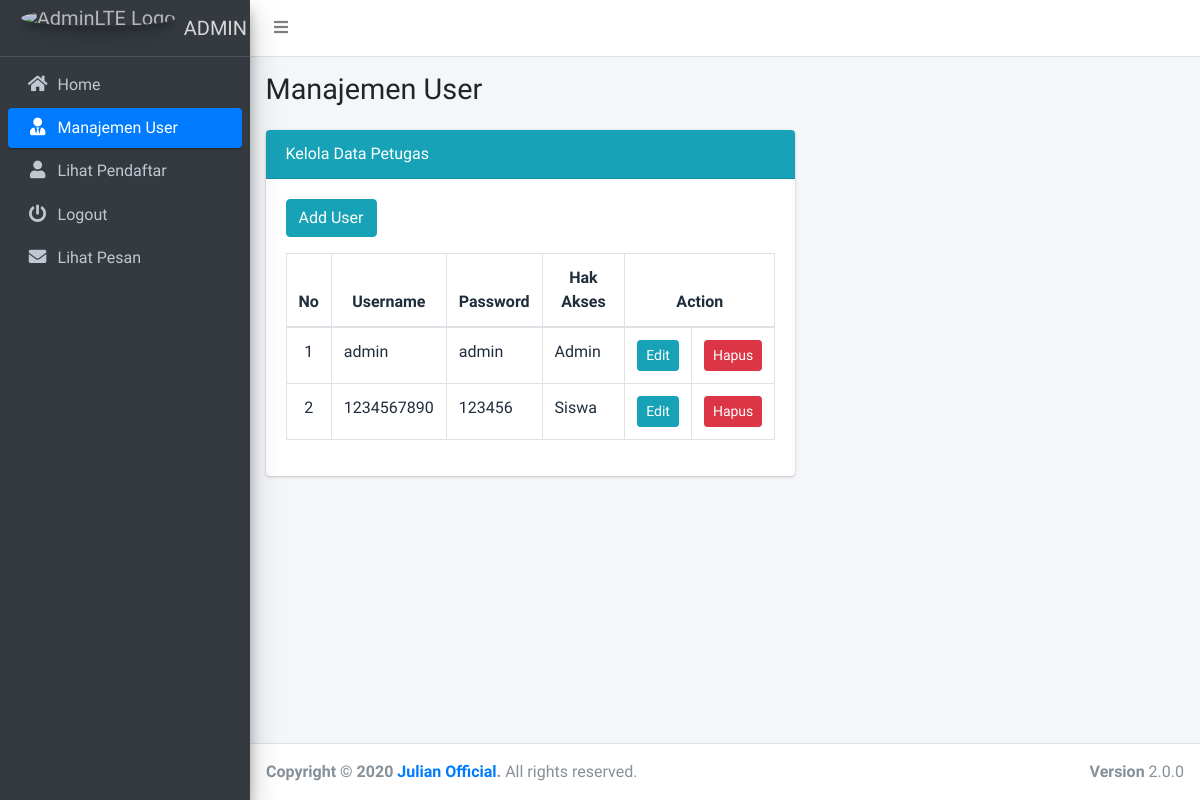
Page /admin/kelola_user.php (signed in) on the earlier database version.
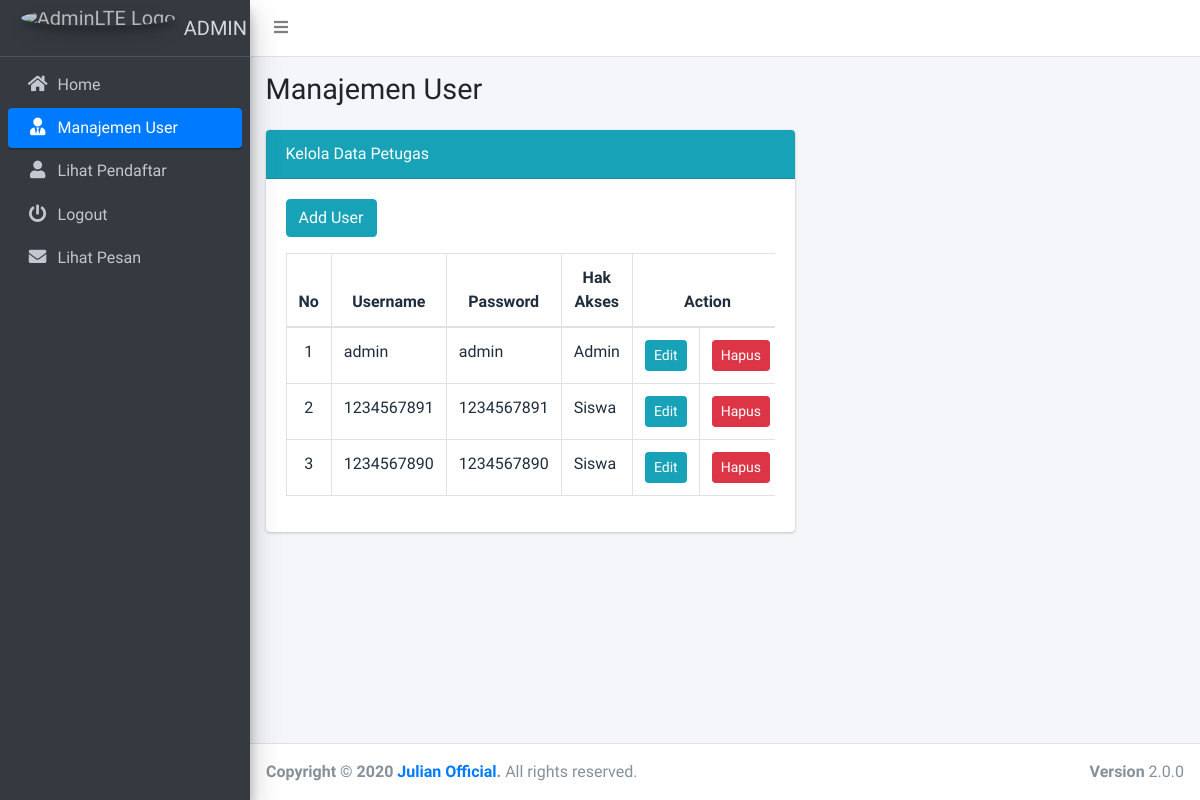
Same page on the later database version.
### tables this page shows
CREATE TABLE `user` (
  `id` int(11) NOT NULL,
  `username` varchar(128) NOT NULL,
  `password` varchar(128) NOT NULL,
  `role` varchar(128) NOT NULL
);

### admin/function.php (called while the page is built, shortened)
<?php
include('../config.php');
function query($query){
	global $con;
    $result = mysqli_query($con,$query);
    $rows = [];
    while ($row = mysqli_fetch_assoc($result)) {
    $rows[] = $row;
    }
    return $rows;
}
?>

### admin/kelola_user.php (the view, shortened to what this page needs)
<?php
$page = 'Manajemen User';
include('header.php');
include('function.php');
$query  = query("SELECT * FROM user ORDER BY role ASC");
?>
<div class="content-wrapper">
	<section class="content-header">
		<div class="container-fluid">
			<div class="row mb-2">
				<div class="col-sm-6">
					<h1><?= $page; ?></h1>
				</div>
				<div class="col-sm-6">
				</div>
			</div>
		</div>
	</section>
	<section class="content">
		<div class="container-fluid">
			<div class="row">
				<div class="col-lg-7">
					<div class="card">
						<div class="card-header bg-info">
							Kelola Data Petugas
						</div>
						<div class="card-body">
							<button class="btn btn-info mb-3" data-toggle="modal" data-target="#addmodal">Add User</button>
							<div class="table-responsive">
								<table class="table table-bordered table-hover bg-white">
									<thead style="text-align: center">
										<tr>
											<th>No</th>
											<th>Username</th>
											<th>Password</th>
											<th>Hak Akses</th>
											<th colspan="2">Action</th>
										</tr>
									</thead>
									<tbody>
										<?php $no = 1 ?>
										<?php
										foreach ($query as $data) :
											if ($data['role'] == 1) {
												$type = 'Admin';
											}else{
												$type = 'Siswa';
											} ?>
											<tr>
												<td align="center"><?= $no++ ?></td>
												<td><?= $data['username']; ?></td>
												<td><?= $data['password']; ?></td>
												<td><?= $type; ?></td>
												<td width="35" align="center">
													<a href="page_edit_user.php?id=<?= $data['id']; ?>" class="btn btn-info btn-sm text-white">Edit</a>
												</td>
												<td width="35" align="center">
													<a class="btn btn-danger btn-sm text-white" href="proses_hapus_user.php?id=<?= $data['id']; ?>" onclick="return confirm('Apakah anda yakin akan menghapus?')">Hapus</a>
												</td>
											</tr>
											<?php endforeach; ?>
										</tbody>
									</table>
								</div>
							</div>
						</div>
					</div>
				</div>
			</div>
		</section>
	</div>
	<?php
	include('footer.php');
	?>

Differences in the rows shown:
removed user: username "1234567890", password "123456", role "Siswa"
added user: username "1234567891", password "1234567891", role "Siswa"
added user: username "1234567890", password "1234567890", role "Siswa"
